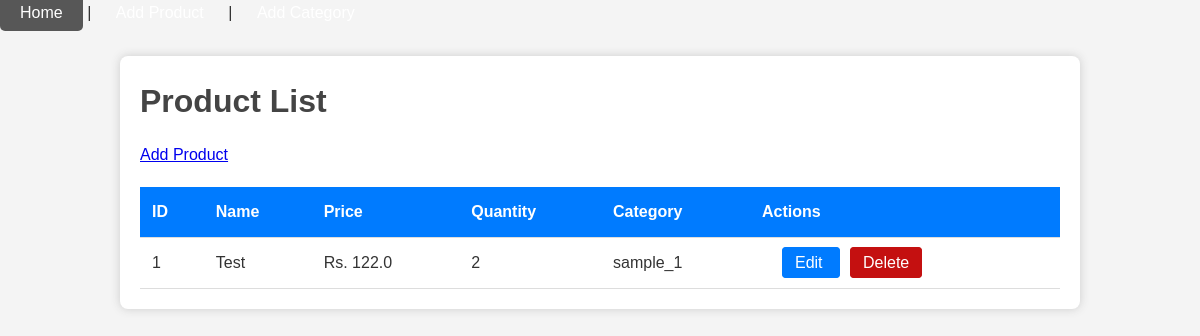
/, run on an earlier commit of the app's database.
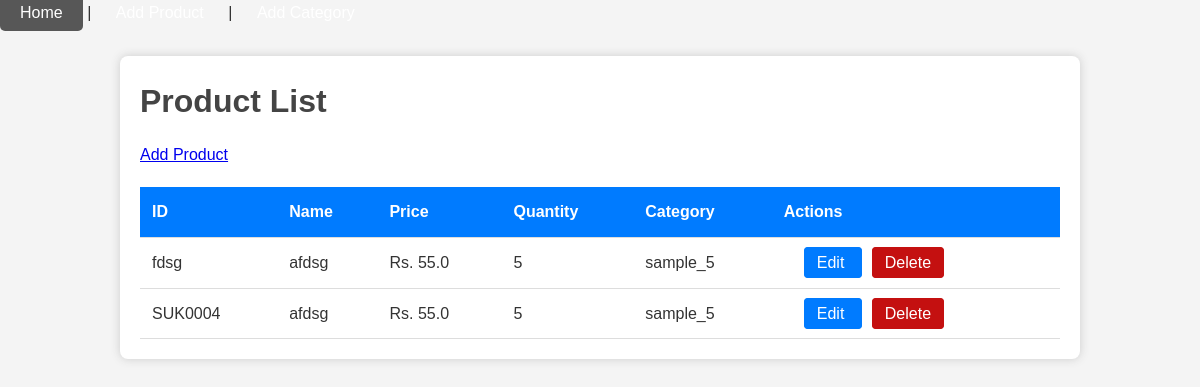
And on a later commit of the database.
### models/db.py (models this page shows, shortened)
class Product(db.Model):
    __tablename__ = 'products'
    product_id = db.Column(db.String(50), primary_key=True)  # Use product_id as PK
    name = db.Column(db.String(100), nullable=False)
    price = db.Column(db.Float, nullable=False)
    quantity = db.Column(db.Integer, nullable=False)
    category_id = db.Column(db.Integer, db.ForeignKey('categories.id'), nullable=False)

class Category(db.Model):
    __tablename__ = 'categories'
    id = db.Column(db.Integer, primary_key=True)
    name = db.Column(db.String(50), unique=True, nullable=False)
    description = db.Column(db.String(200), nullable=True)
    products = db.relationship('Product', backref='category', lazy=True)

### main.py (the view)
@app.route('/')
def index():
    products = Product.query.all()
    categories = Category.query.all()
    return render_template('index.html', products=products, categories=categories)

### templates/index.html (shortened to what this page needs)
{% extends "base.html" %}
{% block content %}
<h1>Product List</h1>
<a href="{{ url_for('add_product') }}" class="btn btn-primary">Add Product</a>
<table class="table table-striped mt-4">
    <thead>
        <tr>
            <th>ID</th>
            <th>Name</th>
            <th>Price</th>
            <th>Quantity</th>
            <th>Category</th>
            <th>Actions</th>
        </tr>
    </thead>
    <tbody>
        {% for product in products %}
        <tr>
            <td>{{ product.product_id }}</td>
            <td>{{ product.name }}</td>
            <td>Rs. {{ product.price }}</td>
            <td>{{ product.quantity }}</td>
            <td>{{ product.category.name }}</td>
            <td>
                <div class="d-inline-flex align-items-center " style="margin: 0 10px ;">
                    <a href="{{ url_for('update_product', product_id=product.product_id) }}"
                       class="btn btn-primary btn-sm me-2"
                       style="
          padding: 6px 12px;
          border-radius: 4px;
          text-decoration: none;
          color: white;
          background-color: #007bff;
          border: 1px solid #007bff;
          margin: 0 10px ;
        ">
                        Edit
                    </a>
                    <a href="#"
                       onclick="if(confirm('Are you sure you want to delete this product?')) {
                                document.getElementById('delete-form-{{ product.product_id }}').submit(); }"
                       class="btn btn-danger btn-sm"
                       style="
                    padding: 6px 12px;
                    border-radius: 4px;
                    text-decoration: none;
                    color: white;
                    background-color: #c41010;
                    border: 1px solid #c41010;">
                        Delete
                    </a>
                </div>
            </td>
        </tr>
        {% endfor %}
    </tbody>
</table>
{% endblock %}

### templates/base.html (shortened to what this page needs)
<!DOCTYPE html>
<html lang="en">
<head>
    <link rel="stylesheet" href="{{ url_for('static', filename='styles.css') }}">
</head>
<body>
    <nav>
        <a href="{{ url_for('index') }}">Home</a> |
        <a href="{{ url_for('add_product') }}">Add Product</a> |
        <a href="{{ url_for('add_category') }}">Add Category</a>
    </nav>
    <main>
        {% block content %}{% endblock %}
    </main>
</body>
</html>

### static/styles.css (style rules this page uses)
* { box-sizing: border-box; margin: 0; padding: 0; font-family: Arial, sans-serif; }
body { background-color: #f4f4f4; color: #333; line-height: 1.6; margin: 0; padding: 0; }
h1, h2, h3 { margin-bottom: 15px; color: #444; }
nav a { color: #fff; text-decoration: none; padding: 10px 20px; }
main { width: 80%; margin: 30px auto; background: #fff; padding: 20px; box-shadow: 0 0 10px #ccc; border-radius: 8px; }
table { width: 100%; border-collapse: collapse; margin-top: 20px; }
table th, table td { padding: 12px; text-align: left; border-bottom: 1px solid #ddd; }
table th { background: #007BFF; color: #fff; }

What changed in the data, as far as the page shows it:
removed Product: product_id "1", name "Test", price "122.0", quantity "2", category.name "sample_1"
added Product: product_id "fdsg", name "afdsg", price "55.0", quantity "5", category.name "sample_5"
added Product: product_id "SUK0004", name "afdsg", price "55.0", quantity "5", category.name "sample_5"
